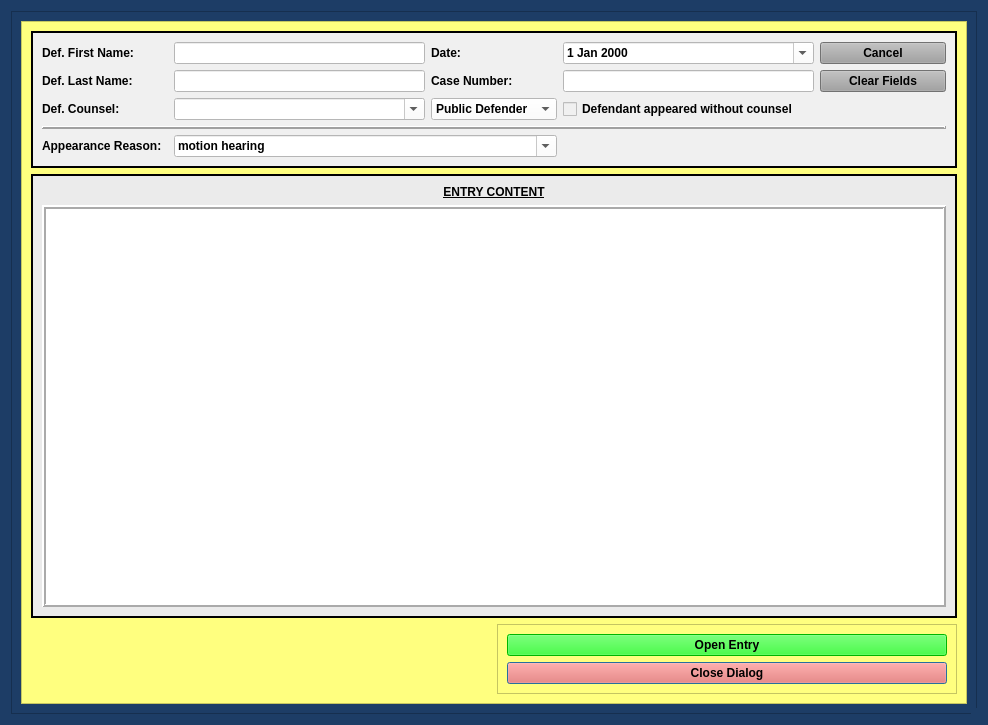
<?xml version="1.0" encoding="UTF-8"?>
<ui version="4.0">
 <class>FreeformEntryDialog</class>
 <widget class="QDialog" name="FreeformEntryDialog">
  <property name="windowModality">
   <enum>Qt::NonModal</enum>
  </property>
  <property name="enabled">
   <bool>true</bool>
  </property>
  <property name="geometry">
   <rect>
    <x>0</x>
    <y>0</y>
    <width>988</width>
    <height>725</height>
   </rect>
  </property>
  <property name="sizePolicy">
   <sizepolicy hsizetype="Preferred" vsizetype="Preferred">
    <horstretch>0</horstretch>
    <verstretch>0</verstretch>
   </sizepolicy>
  </property>
  <property name="minimumSize">
   <size>
    <width>0</width>
    <height>0</height>
   </size>
  </property>
  <property name="maximumSize">
   <size>
    <width>2500</width>
    <height>3500</height>
   </size>
  </property>
  <property name="palette">
   <palette>
    <active>
     <colorrole role="Button">
      <brush brushstyle="SolidPattern">
       <color alpha="255">
        <red>29</red>
        <green>61</green>
        <blue>102</blue>
       </color>
      </brush>
     </colorrole>
     <colorrole role="Base">
      <brush brushstyle="SolidPattern">
       <color alpha="255">
        <red>29</red>
        <green>61</green>
        <blue>102</blue>
       </color>
      </brush>
     </colorrole>
     <colorrole role="Window">
      <brush brushstyle="SolidPattern">
       <color alpha="255">
        <red>29</red>
        <green>61</green>
        <blue>102</blue>
       </color>
      </brush>
     </colorrole>
    </active>
    <inactive>
     <colorrole role="Button">
      <brush brushstyle="SolidPattern">
       <color alpha="255">
        <red>29</red>
        <green>61</green>
        <blue>102</blue>
       </color>
      </brush>
     </colorrole>
     <colorrole role="Base">
      <brush brushstyle="SolidPattern">
       <color alpha="255">
        <red>29</red>
        <green>61</green>
        <blue>102</blue>
       </color>
      </brush>
     </colorrole>
     <colorrole role="Window">
      <brush brushstyle="SolidPattern">
       <color alpha="255">
        <red>29</red>
        <green>61</green>
        <blue>102</blue>
       </color>
      </brush>
     </colorrole>
    </inactive>
    <disabled>
     <colorrole role="Button">
      <brush brushstyle="SolidPattern">
       <color alpha="255">
        <red>29</red>
        <green>61</green>
        <blue>102</blue>
       </color>
      </brush>
     </colorrole>
     <colorrole role="Base">
      <brush brushstyle="SolidPattern">
       <color alpha="255">
        <red>29</red>
        <green>61</green>
        <blue>102</blue>
       </color>
      </brush>
     </colorrole>
     <colorrole role="Window">
      <brush brushstyle="SolidPattern">
       <color alpha="255">
        <red>29</red>
        <green>61</green>
        <blue>102</blue>
       </color>
      </brush>
     </colorrole>
    </disabled>
   </palette>
  </property>
  <property name="font">
   <font>
    <family>Palatino Linotype</family>
    <pointsize>10</pointsize>
    <weight>75</weight>
    <italic>false</italic>
    <bold>true</bold>
   </font>
  </property>
  <property name="windowTitle">
   <string>Freeform Entry Case Information</string>
  </property>
  <property name="toolTip">
   <string/>
  </property>
  <property name="styleSheet">
   <string notr="true">background-color: rgb(29, 61, 102);
font: 75 10pt &quot;Palatino Linotype&quot;;
font-weight: bold;</string>
  </property>
  <property name="sizeGripEnabled">
   <bool>true</bool>
  </property>
  <property name="modal">
   <bool>true</bool>
  </property>
  <layout class="QGridLayout" name="gridLayout_8">
   <item row="0" column="0">
    <widget class="QFrame" name="frame_4">
     <property name="styleSheet">
      <string notr="true">background-color: rgb(29, 61, 102);</string>
     </property>
     <property name="frameShape">
      <enum>QFrame::StyledPanel</enum>
     </property>
     <property name="frameShadow">
      <enum>QFrame::Raised</enum>
     </property>
     <layout class="QGridLayout" name="gridLayout_4">
      <item row="0" column="0">
       <widget class="QScrollArea" name="scrollArea">
        <property name="focusPolicy">
         <enum>Qt::NoFocus</enum>
        </property>
        <property name="styleSheet">
         <string notr="true">background-color: rgb(255, 255, 127);</string>
        </property>
        <property name="widgetResizable">
         <bool>true</bool>
        </property>
        <widget class="QWidget" name="scrollAreaWidgetContents">
         <property name="geometry">
          <rect>
           <x>0</x>
           <y>0</y>
           <width>948</width>
           <height>685</height>
          </rect>
         </property>
         <layout class="QGridLayout" name="gridLayout_2">
          <item row="0" column="0" colspan="2">
           <widget class="QFrame" name="case_name_Frame">
            <property name="sizePolicy">
             <sizepolicy hsizetype="Preferred" vsizetype="Preferred">
              <horstretch>0</horstretch>
              <verstretch>0</verstretch>
             </sizepolicy>
            </property>
            <property name="styleSheet">
             <string notr="true">background-color: rgb(240, 240, 240);</string>
            </property>
            <property name="frameShape">
             <enum>QFrame::Box</enum>
            </property>
            <property name="frameShadow">
             <enum>QFrame::Plain</enum>
            </property>
            <property name="lineWidth">
             <number>2</number>
            </property>
            <layout class="QGridLayout" name="gridLayout" columnstretch="1,2,1,2,1">
             <item row="1" column="0">
              <widget class="QLabel" name="label_2">
               <property name="text">
                <string>Def. Last Name:</string>
               </property>
              </widget>
             </item>
             <item row="0" column="3">
              <widget class="NoScrollDateEdit" name="plea_trial_date">
               <property name="focusPolicy">
                <enum>Qt::NoFocus</enum>
               </property>
               <property name="styleSheet">
                <string notr="true">color: rgb(0, 0, 0);
background-color: rgb(255, 255, 255);</string>
               </property>
               <property name="calendarPopup">
                <bool>true</bool>
               </property>
              </widget>
             </item>
             <item row="0" column="2">
              <widget class="QLabel" name="label_26">
               <property name="text">
                <string>Date:</string>
               </property>
              </widget>
             </item>
             <item row="2" column="0">
              <widget class="QLabel" name="label_24">
               <property name="text">
                <string>Def. Counsel:</string>
               </property>
              </widget>
             </item>
             <item row="2" column="2">
              <widget class="NoScrollComboBox" name="defense_counsel_type_box">
               <property name="styleSheet">
                <string notr="true">background-color: rgb(255, 255, 255);</string>
               </property>
               <item>
                <property name="text">
                 <string>Public Defender</string>
                </property>
               </item>
               <item>
                <property name="text">
                 <string>Private Counsel</string>
                </property>
               </item>
              </widget>
             </item>
             <item row="2" column="3">
              <widget class="QCheckBox" name="defense_counsel_waived_checkBox">
               <property name="text">
                <string>Defendant appeared without counsel</string>
               </property>
              </widget>
             </item>
             <item row="2" column="1">
              <widget class="DefenseCounselComboBox" name="defense_counsel_name_box">
               <property name="styleSheet">
                <string notr="true">background-color: rgb(255, 255, 255);</string>
               </property>
               <property name="editable">
                <bool>true</bool>
               </property>
              </widget>
             </item>
             <item row="1" column="4">
              <widget class="QPushButton" name="clear_fields_case_Button">
               <property name="focusPolicy">
                <enum>Qt::NoFocus</enum>
               </property>
               <property name="styleSheet">
                <string notr="true">background-color: rgb(160, 160, 160);</string>
               </property>
               <property name="text">
                <string>Clear Fields</string>
               </property>
              </widget>
             </item>
             <item row="0" column="1">
              <widget class="QLineEdit" name="defendant_first_name_lineEdit">
               <property name="styleSheet">
                <string notr="true">background-color: rgb(255, 255, 255);</string>
               </property>
              </widget>
             </item>
             <item row="1" column="1">
              <widget class="QLineEdit" name="defendant_last_name_lineEdit">
               <property name="enabled">
                <bool>true</bool>
               </property>
               <property name="styleSheet">
                <string notr="true">background-color: rgb(255, 255, 255);</string>
               </property>
              </widget>
             </item>
             <item row="4" column="0">
              <widget class="QLabel" name="label_11">
               <property name="text">
                <string>Appearance Reason:</string>
               </property>
              </widget>
             </item>
             <item row="0" column="4">
              <widget class="QPushButton" name="cancel_Button">
               <property name="focusPolicy">
                <enum>Qt::NoFocus</enum>
               </property>
               <property name="styleSheet">
                <string notr="true">background-color: rgb(160, 160, 160);</string>
               </property>
               <property name="text">
                <string>Cancel</string>
               </property>
              </widget>
             </item>
             <item row="1" column="2">
              <widget class="QLabel" name="label_3">
               <property name="text">
                <string>Case Number:</string>
               </property>
              </widget>
             </item>
             <item row="0" column="0">
              <widget class="QLabel" name="label">
               <property name="text">
                <string>Def. First Name:</string>
               </property>
              </widget>
             </item>
             <item row="1" column="3">
              <widget class="QLineEdit" name="case_number_lineEdit">
               <property name="maximumSize">
                <size>
                 <width>500</width>
                 <height>16777215</height>
                </size>
               </property>
               <property name="styleSheet">
                <string notr="true">background-color: rgb(255, 255, 255);</string>
               </property>
              </widget>
             </item>
             <item row="3" column="0" colspan="5">
              <widget class="Line" name="line">
               <property name="frameShadow">
                <enum>QFrame::Raised</enum>
               </property>
               <property name="lineWidth">
                <number>2</number>
               </property>
               <property name="orientation">
                <enum>Qt::Horizontal</enum>
               </property>
              </widget>
             </item>
             <item row="4" column="1" colspan="2">
              <widget class="NoScrollComboBox" name="appearance_reason_box">
               <property name="styleSheet">
                <string notr="true">background-color: rgb(255, 255, 255);</string>
               </property>
               <property name="editable">
                <bool>true</bool>
               </property>
               <item>
                <property name="text">
                 <string>motion hearing</string>
                </property>
               </item>
               <item>
                <property name="text">
                 <string>change of plea</string>
                </property>
               </item>
               <item>
                <property name="text">
                 <string>arraignment</string>
                </property>
               </item>
               <item>
                <property name="text">
                 <string>final community control violation hearing</string>
                </property>
               </item>
               <item>
                <property name="text">
                 <string>preliminary community control violation hearing</string>
                </property>
               </item>
               <item>
                <property name="text">
                 <string>final pre-trial</string>
                </property>
               </item>
               <item>
                <property name="text">
                 <string>LEAP sentencing</string>
                </property>
               </item>
               <item>
                <property name="text">
                 <string>jury trial</string>
                </property>
               </item>
               <item>
                <property name="text">
                 <string>trial to court</string>
                </property>
               </item>
               <item>
                <property name="text">
                 <string>warrant for failure to appear</string>
                </property>
               </item>
              </widget>
             </item>
            </layout>
           </widget>
          </item>
          <item row="2" column="1">
           <widget class="QFrame" name="frame_8">
            <property name="styleSheet">
             <string notr="true">
background-color: rgb(255, 255, 127);</string>
            </property>
            <property name="frameShape">
             <enum>QFrame::StyledPanel</enum>
            </property>
            <property name="frameShadow">
             <enum>QFrame::Raised</enum>
            </property>
            <layout class="QGridLayout" name="gridLayout_10">
             <item row="0" column="0">
              <widget class="QPushButton" name="create_entry_Button">
               <property name="styleSheet">
                <string notr="true">background-color: rgb(0, 255, 0);
font: 75 11pt &quot;Palatino Linotype&quot;;
font-weight: bold;</string>
               </property>
               <property name="text">
                <string>Open Entry</string>
               </property>
               <property name="autoDefault">
                <bool>false</bool>
               </property>
              </widget>
             </item>
             <item row="2" column="0">
              <widget class="QPushButton" name="close_dialog_Button">
               <property name="styleSheet">
                <string notr="true">background-color: rgb(255, 96, 82);
font: 75 11pt &quot;Palatino Linotype&quot;;
font-weight: bold;</string>
               </property>
               <property name="text">
                <string>Close Dialog</string>
               </property>
              </widget>
             </item>
            </layout>
           </widget>
          </item>
          <item row="1" column="0" colspan="2">
           <widget class="QFrame" name="frame">
            <property name="styleSheet">
             <string notr="true">background-color: rgb(235, 235, 235);</string>
            </property>
            <property name="frameShape">
             <enum>QFrame::Box</enum>
            </property>
            <property name="frameShadow">
             <enum>QFrame::Plain</enum>
            </property>
            <property name="lineWidth">
             <number>2</number>
            </property>
            <layout class="QGridLayout" name="gridLayout_6">
             <item row="0" column="0">
              <widget class="QLabel" name="label_4">
               <property name="text">
                <string>&lt;html&gt;&lt;head/&gt;&lt;body&gt;&lt;p&gt;&lt;span style=&quot; text-decoration: underline;&quot;&gt;ENTRY CONTENT&lt;/span&gt;&lt;/p&gt;&lt;/body&gt;&lt;/html&gt;</string>
               </property>
               <property name="alignment">
                <set>Qt::AlignCenter</set>
               </property>
              </widget>
             </item>
             <item row="1" column="0">
              <widget class="QTextEdit" name="entry_content_textEdit">
               <property name="styleSheet">
                <string notr="true">background-color: rgb(255, 255, 255);</string>
               </property>
               <property name="frameShape">
                <enum>QFrame::Box</enum>
               </property>
               <property name="frameShadow">
                <enum>QFrame::Raised</enum>
               </property>
               <property name="lineWidth">
                <number>2</number>
               </property>
              </widget>
             </item>
            </layout>
           </widget>
          </item>
         </layout>
        </widget>
       </widget>
      </item>
     </layout>
    </widget>
   </item>
  </layout>
 </widget>
 <customwidgets>
  <customwidget>
   <class>NoScrollDateEdit</class>
   <extends>QDateEdit</extends>
   <header>munientry.widgets.custom_widgets</header>
  </customwidget>
  <customwidget>
   <class>NoScrollComboBox</class>
   <extends>QComboBox</extends>
   <header>munientry.widgets.combo_boxes</header>
  </customwidget>
  <customwidget>
   <class>DefenseCounselComboBox</class>
   <extends>QComboBox</extends>
   <header>munientry.widgets.combo_boxes</header>
  </customwidget>
 </customwidgets>
 <tabstops>
  <tabstop>defendant_first_name_lineEdit</tabstop>
  <tabstop>defendant_last_name_lineEdit</tabstop>
  <tabstop>case_number_lineEdit</tabstop>
  <tabstop>create_entry_Button</tabstop>
  <tabstop>close_dialog_Button</tabstop>
 </tabstops>
 <resources/>
 <connections/>
 <slots>
  <slot>create_entry()</slot>
  <slot>continue_dialog()</slot>
  <slot>close_window()</slot>
  <slot>set_dialog()</slot>
  <slot>update_case_information()</slot>
  <slot>ovi_dialog()</slot>
  <slot>sentencing_dialog()</slot>
  <slot>proceed_to_sentencing()</slot>
  <slot>proceed_to_ovi()</slot>
  <slot>add_charge()</slot>
  <slot>set_statute()</slot>
  <slot>set_pay_date()</slot>
  <slot>amend_offense()</slot>
  <slot>set_offense()</slot>
  <slot>add_charge_to_view()</slot>
  <slot>delete_charge()</slot>
  <slot>delete_charge_from_view()</slot>
  <slot>close_event()</slot>
  <slot>set_fra_in_file()</slot>
  <slot>set_fra_in_court()</slot>
  <slot>start_add_conditions_dialog()</slot>
  <slot>start_amend_offense_dialog()</slot>
 </slots>
</ui>
